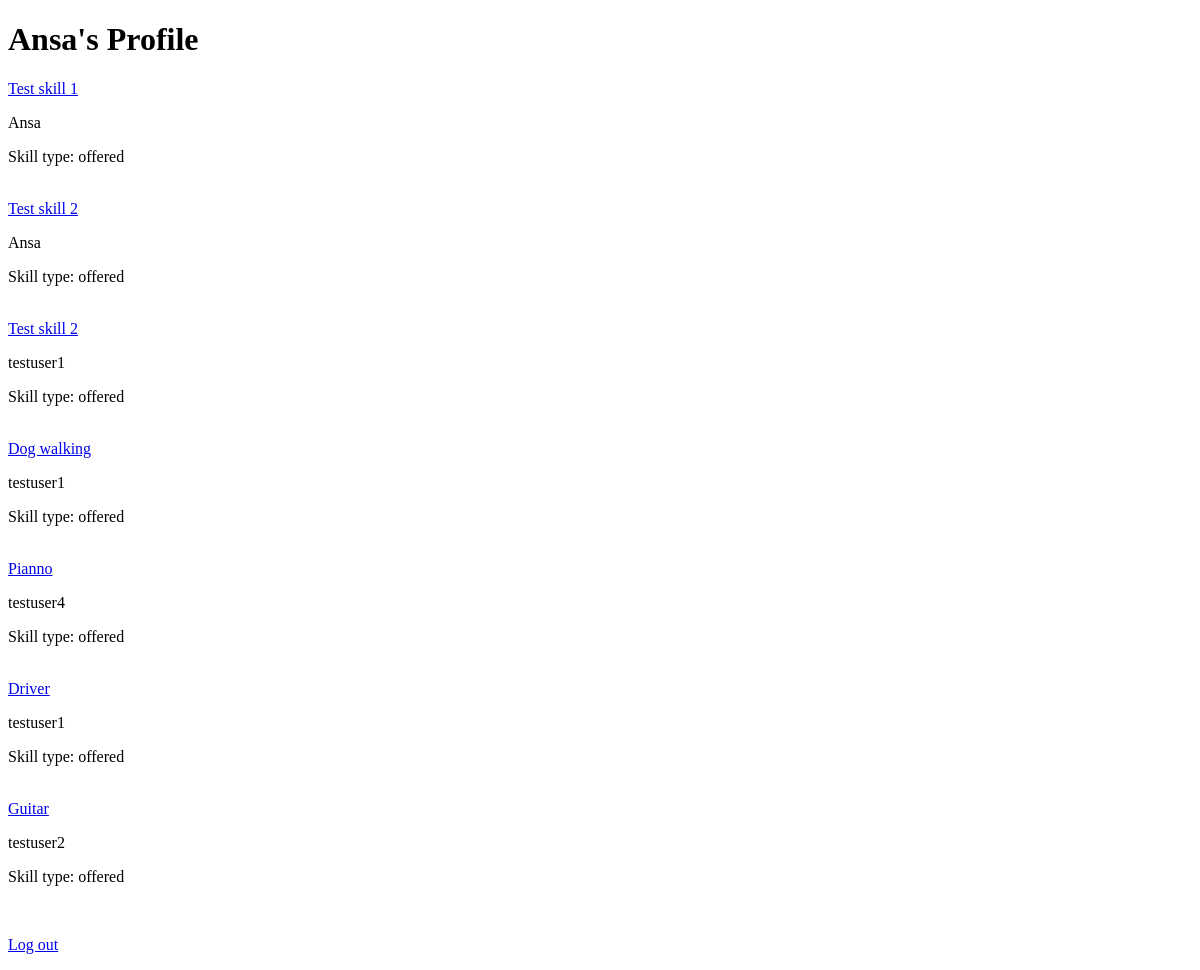
The app's page /skills/all (signed in), older data.
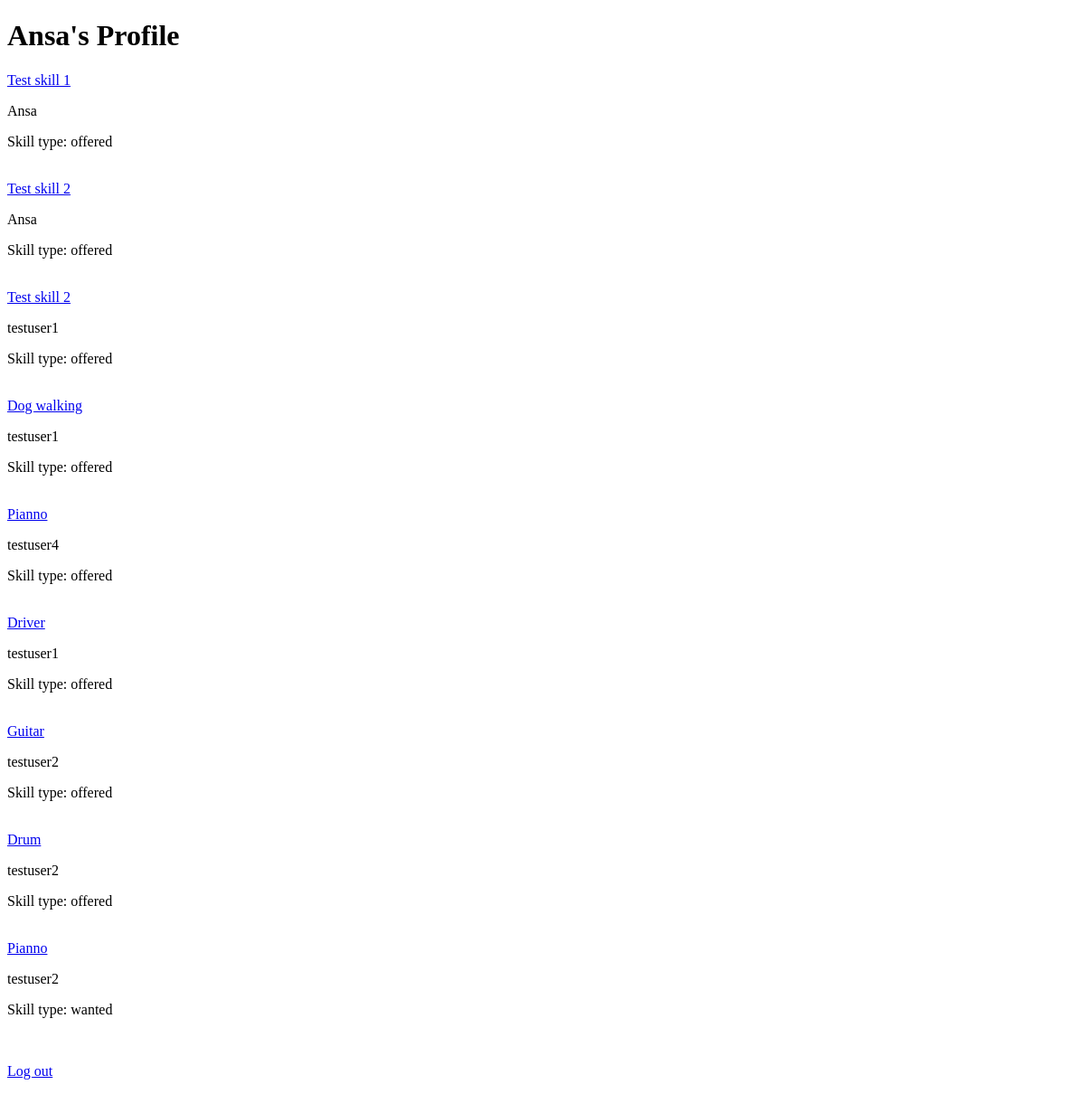
The same page, newer data.
### accounts/models.py (models this page shows)
class CustomUser(AbstractUser):
    age = models.PositiveIntegerField(null=True, blank=True)
    def __str__(self):
        return self.username

### skills/models.py (models this page shows, shortened)
class Skill(models.Model):
    name = models.CharField(max_length=100, blank=False)
    Level = models.CharField(max_length=20, blank=False)
    description = models.TextField()
    owner = models.ForeignKey(settings.AUTH_USER_MODEL, on_delete=models.CASCADE)
    category = models.ForeignKey(Category, on_delete=models.CASCADE)
    date = models.DateTimeField(auto_now_add=True)
    skill_type = models.CharField(max_length=20, blank=False)

### skills/views.py (the view)
# urls.py: path("all", SkillListView.as_view(), name="all"),
class SkillListView(LoginRequiredMixin, ListView):
    model = Skill
    template_name = "skills/skill_list.html"
    form_class = SkillSearchForm
    context_object_name = "skills"
    def dispatch(self, request: HttpRequest, *args: str, **kwargs: str) -> HttpResponse:
        self.request_path = request.path
        self.category = kwargs.get("category", None)
        return super().dispatch(request, *args, **kwargs)
    def get_queryset(self) -> Skill:
        skillset = Skill.objects.all()
        search_term = self.request.GET.get("search_term")
        print(f"search term in get_queryset: {search_term}")
        if self.request_path == "/skills/search/":
            if search_term:
                skillset = skillset.filter(
                    Q(name__icontains=search_term)
                    | Q(description__icontains=search_term)
                )
            else:
                skillset = Skill.objects.none()
        elif self.request_path.startswith("/skills/categories/") and self.category:
            skillset = skillset.filter(category__name__iexact=self.category)
        elif self.request_path == "/skills/all":
            skillset = skillset
        else:
            skillset = skillset.filter(owner=self.request.user)
        return skillset
    def get_context_data(self, **kwargs: str) -> dict[str, str]:
        context = super().get_context_data(**kwargs)
        context["form"] = SkillSearchForm(self.request.GET or None)
        search_term = self.request.GET.get("search_term")
        print(f"search term in get_context_data: {search_term}")
        if (
            self.request_path == "/skills/search/"
            and search_term
            and not context["skills"]
        ):
            context["no_results"] = "No skills matched your search criteria."
        return context

### templates/skills/skill_list.html (shortened to what this page needs)
{% extends 'base.html' %}
{% block content %}
{% for skill in skills %}
<div class="card">
    <div class="card-body">
        <a href="{% url 'skill_detail' skill.pk %}">{{ skill.name }}</a>
        <p>{{ skill.owner }}</p>
        <p>Skill type: {{ skill.skill_type }}</p>
    </div>
</div>
<br />
{% endfor %}
{% endblock %}

### templates/base.html (shortened to what this page needs)
<!DOCTYPE html>
<html lang="en">
    <head>
    </head>
    <body>
        <main>
            <h1>{{ user.username }}'s Profile</h1>
            {% block content %}{% endblock %}
            {% if user.is_authenticated %}
                <p>
                    <a href="{% url 'logout' %}">Log out</a>
                </p>
            {% endif %}
        </main>
    </body>
</html>

Row changes from the older to the newer data that the page shows:
added Skill: name "Drum", owner "testuser2", skill_type "offered"
added Skill: name "Pianno", owner "testuser2", skill_type "wanted"
